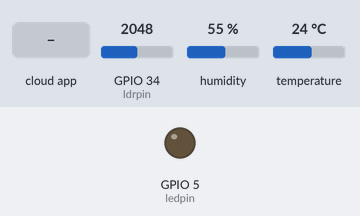
Recording of a sketch running on a simulated ESP32. Parts: output pins drawn as LEDs (lit = HIGH). The inputs (shaded band) are chosen by the test bench; at power-on: GPIO 34 (ldrpin) = 2048, humidity 55 %, temperature 24 °C. WiFi joins after 1.5 s; servers stay silent unless stated; what the sketch prints to the serial monitor is not drawn.

Above: at 2.7 s.
2.8 s: the phone or cloud app sets switch1 to 1
5.0 s: GPIO 34 (ldrpin) set to 532
6.7 s: GPIO 34 (ldrpin) set to 482
At 8.7 s:
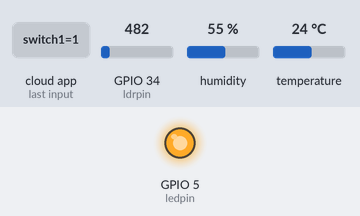
9.0 s: GPIO 34 (ldrpin) set to 1228
At 10.2 s:
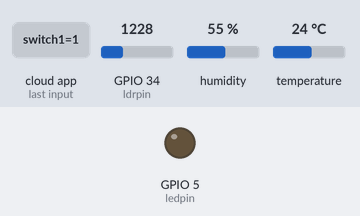
11.1 s: GPIO 34 (ldrpin) set to 491
At 12.7 s:
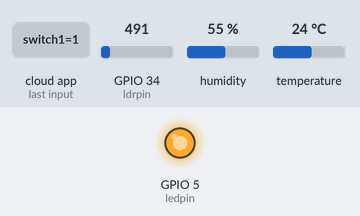
Timing chart, 0 to 14.1 s (numbered marks = the images above; inputs shaded):
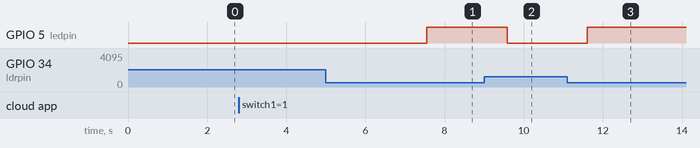

The sketch:

exam1_mar03a.ino
```cpp
#include "arduino_secrets.h"
/*
  Sketch generated by the Arduino IoT Cloud Thing "Untitled"
  https://create.arduino.cc/cloud/things/1f17d1a4-1564-4e20-bfed-80995b9f904b

  Arduino IoT Cloud Variables description

  The following variables are automatically generated and updated when changes are made to the Thing

  CloudRelativeHumidity humidity;
  bool led_status;
  bool switch1;
  CloudTemperature temperature;

  Variables which are marked as READ/WRITE in the Cloud Thing will also have functions
  which are called when their values are changed from the Dashboard.
  These functions are generated with the Thing and added at the end of this sketch.
*/

#include "thingProperties.h"
#include <DHT.h>
#include <DHT_U.h>


#define DHTPIN 4
#define ledpin 5
#define ldrpin 34

#define DHTTYPE DHT11
DHT dht(DHTPIN,DHTTYPE);
void setup() {
  // Initialize serial and wait for port to open:
  Serial.begin(9600);
  dht.begin();
  // This delay gives the chance to wait for a Serial Monitor without blocking if none is found
  delay(1500);


  // Defined in thingProperties.h
  initProperties();

  pinMode (ledpin,OUTPUT);
  pinMode (ldrpin,INPUT);


  // Connect to Arduino IoT Cloud
  ArduinoCloud.begin(ArduinoIoTPreferredConnection);

  /*
     The following function allows you to obtain more information
     related to the state of network and IoT Cloud connection and errors
     the higher number the more granular information you’ll get.
     The default is 0 (only errors).
     Maximum is 4
 */
  setDebugMessageLevel(2);
  ArduinoCloud.printDebugInfo();
}

void loop() {
  ArduinoCloud.update();
  // Your code here
  if (switch1 ){
      //read ldr value
// int ldrValue = analogRead(ldrpin);
int ldrValue = analogRead(ldrpin);
 Serial.print("ldrValue=");
  Serial.print(ldrValue);
  if (ldrValue <= 500) {
    digitalWrite(ledpin, HIGH);  // Corrected the spelling
    led_status = true;

  }
  else {
    digitalWrite(ledpin, LOW);
    led_status = false;
  }
  Serial.print("");
   Serial.print("led_status=");
   Serial.print(led_status);
  Serial.print("");


  //read dht22 sensor
float temp = dht.readTemperature();
float hum = dht.readHumidity();

  humidity = hum;
  temperature = temp;

  Serial.print("");
    Serial.print("temperature=" );
    Serial.print(temp);
    Serial.println("humidity=");
    Serial.print(hum);
  Serial.print("");
  }
delay(2000);


}

/*
  Since Temperature is READ_WRITE variable, onTemperatureChange() is
  executed every time a new value is received from IoT Cloud.
*/
void onTemperatureChange()  {
  // Add your code here to act upon Temperature change

}

/*
  Since Humidity is READ_WRITE variable, onHumidityChange() is
  executed every time a new value is received from IoT Cloud.
*/
void onHumidityChange()  {
  // Add your code here to act upon Humidity change
}

/*
  Since Switch1 is READ_WRITE variable, onSwitch1Change() is
  executed every time a new value is received from IoT Cloud.
*/
void onSwitch1Change()  {
  // Add your code here to act upon Switch1 change
}


/*
  Since Led1 is READ_WRITE variable, onLed1Change() is
  executed every time a new value is received from IoT Cloud.
*/
void onLed1Change() {
  int ldrValue = analogRead(ldrpin);
 Serial.print("ldrValue=");
  Serial.print(ldrValue);
  if (ldrValue <= 500) {
    digitalWrite(ledpin, HIGH);  // Corrected the spelling
    led_status = true;

  }
  else {
    digitalWrite(ledpin, LOW);
    led_status = false;
  }
  Serial.print("");
   Serial.print("led_status=");
   Serial.print(led_status);
  Serial.print("");
}


/*
  Since LedStatus is READ_WRITE variable, onLedStatusChange() is
  executed every time a new value is received from IoT Cloud.
*/
void onLedStatusChange()  {
  // Add your code here to act upon LedStatus change
}
```

arduino_secrets.h
```cpp
#define SECRET_DEVICE_KEY ""
#define SECRET_OPTIONAL_PASS ""
#define SECRET_SSID ""
```

thingProperties.h
```cpp
// Code generated by Arduino IoT Cloud, DO NOT EDIT.

#include <ArduinoIoTCloud.h>
#include <Arduino_ConnectionHandler.h>

const char DEVICE_LOGIN_NAME[]  = "30c2659f-f5d0-44f3-84e7-485b5da24a94";

const char SSID[]               = SECRET_SSID;    // Network SSID (name)
const char PASS[]               = SECRET_OPTIONAL_PASS;    // Network password (use for WPA, or use as key for WEP)
const char DEVICE_KEY[]  = SECRET_DEVICE_KEY;    // Secret device password

void onHumidityChange();
void onLedStatusChange();
void onSwitch1Change();
void onTemperatureChange();

CloudRelativeHumidity humidity;
bool led_status;
bool switch1;
CloudTemperature temperature;

void initProperties(){

  ArduinoCloud.setBoardId(DEVICE_LOGIN_NAME);
  ArduinoCloud.setSecretDeviceKey(DEVICE_KEY);
  ArduinoCloud.addProperty(humidity, READWRITE, ON_CHANGE, onHumidityChange);
  ArduinoCloud.addProperty(led_status, READWRITE, ON_CHANGE, onLedStatusChange);
  ArduinoCloud.addProperty(switch1, READWRITE, ON_CHANGE, onSwitch1Change);
  ArduinoCloud.addProperty(temperature, READWRITE, ON_CHANGE, onTemperatureChange);

}

WiFiConnectionHandler ArduinoIoTPreferredConnection(SSID, PASS);
```

Measured:
- the behaviour switches between 501 and 500 on GPIO 34 (ldrpin) (found by bisection; images 0 and 1)
- after the input at 2.8 s, every drawn part: stays the same
- after the input at 5.0 s, every drawn part: stays the same
- after the input at 6.7 s, GPIO 5 (ledpin): LOW → HIGH after 0.85 s
- after the input at 9.0 s, GPIO 5 (ledpin): HIGH → LOW after 0.58 s
- after the input at 11.1 s, GPIO 5 (ledpin): LOW → HIGH after 0.50 s
